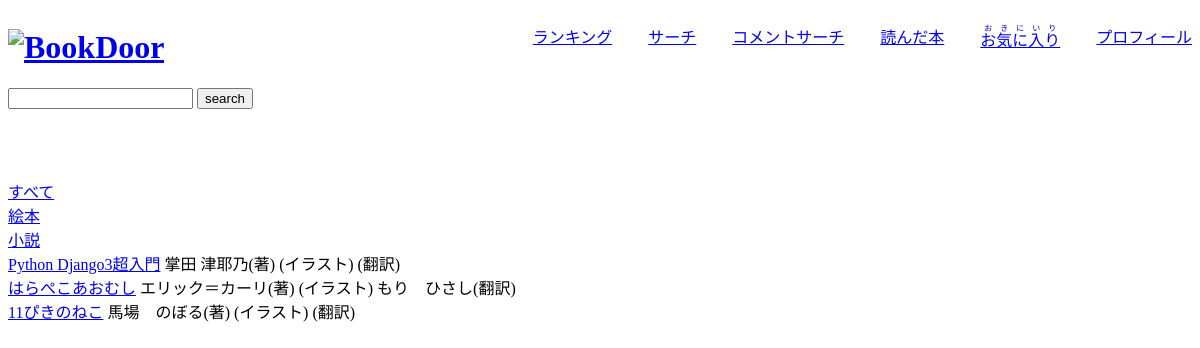
The app's page /book_comment_list/0/None (signed in) with its own data.
### bookdoor/models.py (models this page shows, shortened)
class Category(models.Model):
  category=models.CharField(max_length=20)

class Book(models.Model):
  title=models.CharField(max_length=100)
  author=models.CharField(max_length=100,blank=True, null=True)
  illustrator=models.CharField(max_length=100,blank=True, null=True)
  translator=models.CharField(max_length=100,blank=True, null=True)
  publisher=models.CharField(max_length=100,blank=True, null=True)
  category_id=models.IntegerField(blank=True, null=True)
  url=models.CharField(max_length=100,blank=True, null=True)
  code=models.CharField(max_length=10)
  evaluation=models.FloatField(default=0)
  date=models.DateField(blank=True, null=True)

### bookdoor/views.py (the view, shortened to what this page needs)
# urls.py: path(r'book_comment_list/<int:category_id>/<str:search>',BookCommentListView.as_view(),\
class BookCommentListView(LoginRequiredMixin,TemplateView):
  def __init__(self):
    self.params={
      'form':BookSearchForm(),
      'search':'None',
      'data':'',
      'count':'',
      'category':Category.objects.all(),
      'category_id':'',
    }
  def get(self,request,category_id,search):
    if search != 'None' and category_id != 0:
      data=Book.objects.filter(Q(title__icontains=search)|Q(author__icontains=search)|\
        Q(illustrator__icontains=search)|Q(translator__icontains=search)|\
          Q(publisher__icontains=search)).filter(category_id=category_id)
    elif category_id != 0:
      data=Book.objects.filter(category_id=category_id)
    elif search != 'None':
      data=Book.objects.filter(Q(title__icontains=search)|Q(author__icontains=search)|\
        Q(illustrator__icontains=search)|Q(translator__icontains=search)|\
          Q(publisher__icontains=search))
    else:
      data=Book.objects.all()
    my_data=[]
    for item in data:
      count = BookComment.objects.filter(writer=request.user,book=item)
      if len(count) > 0:
        my_data.append(item)
    self.params['count']=len(my_data)
    self.params['data']=my_data
    if search != 'None':
      initial_dict=dict(search=search)
      self.params['form']=BookSearchForm(request.GET or None, initial=initial_dict)
    self.params['search']=search
    self.params['category_id']=category_id
    return render(request,'bookdoor/book_comment_list.html', self.params)

### bookdoor/forms.py
class BookSearchForm(forms.Form):
  search=forms.CharField(label='',required=None)

### bookdoor/templates/bookdoor/book_comment_list.html (shortened to what this page needs)
{% extends 'bookdoor/layout.html' %}
{% block content %}
<form action="{% url 'bookdoor:book_comment_list' category_id 'None' %}" method="post">
  {{ form }}
  <input type="submit" value="search">
</form>
<br><br><br>
<div>
  <div><a href="{% url 'bookdoor:book_comment_list' 0 search %}">すべて</a></div>
  {% for item in category %}
  <div><a href="{% url 'bookdoor:book_comment_list' item.id search %}">{{ item.category }}</a></div>
  {% endfor %}
</div>
{% if count == 0 %}
<div>存在しません</div>
{% else %}
{% for item in data %}
<tr>
  <th><a href="{% url 'bookdoor:book_detail' item.code %}" >{{ item.title }}</a></th>
  <td>
    {% if item.author != None %}
    {{ item.author}}(著)
    {% endif %}
  </td>
  <td>
    {% if item.illustrator != None %}
    {{ item.illustrator}}(イラスト)
    {% endif %}
  </td>
  <td>
    {% if item.translator != None %}
    {{ item.translator }}(翻訳)
    {% endif %}
  </td>
</tr>
<br>
{% endfor %}
{% endif %}
{% endblock %}

### records on screen
Category: category "絵本"
Category: category "小説"
Book: title "Python Django3超入門", author "掌田 津耶乃"
Book: title "はらぺこあおむし", author "エリック＝カーリ", translator "もり ひさし"
Book: title "11ぴきのねこ", author "馬場 のぼる"
